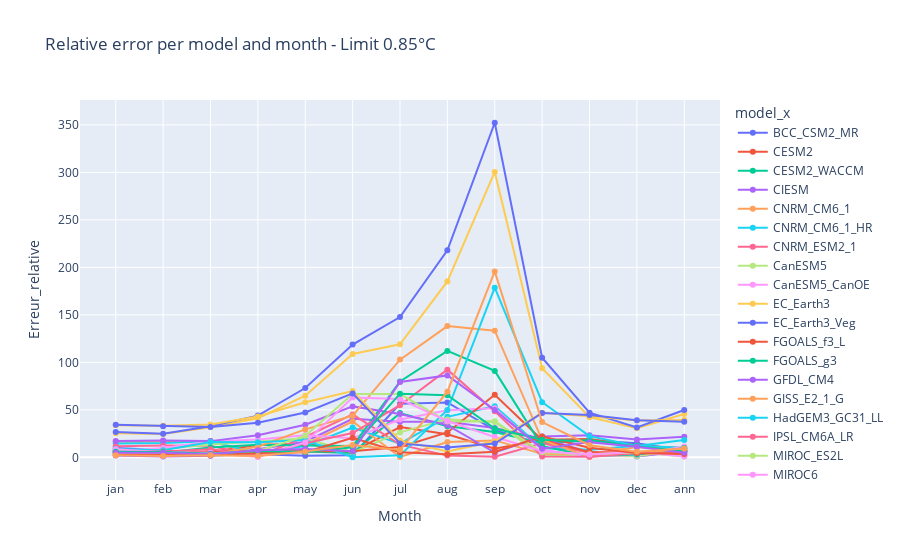

Write notebook code for a chart like this one.
### Markdown cell above
### Visualisation sous forme de courbe

### Code cell
fig = px.line(
    snow_warming_avec_erreur[snow_warming_avec_erreur['model_x'] != 'Reference'],
    x='Month', y='Erreur_relative', color='model_x', markers=True, title="Relative error per model and month - Limit 0.85°C")
fig.show()

### Figure 1 — Plotly figure (JSON) as saved in the notebook; plotly's stock layout.template omitted (floating-point values rounded to 4 significant figures)
{"data": [{"hovertemplate": "model_x=BCC_CSM2_MR<br>Month=%{x}<br>Erreur_relative=%{y}<extra></extra>", "legendgroup": "BCC_CSM2_MR", "line": {"color": "#636efa", "dash": "solid"}, "marker": {"symbol": "circle"}, "mode": "lines+markers", "name": "BCC_CSM2_MR", "orientation": "v", "showlegend": true, "type": "scatter", "x": ["jan", "feb", "mar", "apr", "may", "jun", "jul", "aug", "sep", "oct", "nov", "dec", "ann"], "xaxis": "x", "y": [9.955, 7.823, 1.989, 3.186, 1.55, 2.309, 56.37, 57.82, 28.67, 13.94, 17.97, 14.76, 6.975], "yaxis": "y"}, {"hovertemplate": "model_x=CESM2<br>Month=%{x}<br>Erreur_relative=%{y}<extra></extra>", "legendgroup": "CESM2", "line": {"color": "#EF553B", "dash": "solid"}, "marker": {"symbol": "circle"}, "mode": "lines+markers", "name": "CESM2", "orientation": "v", "showlegend": true, "type": "scatter", "x": ["jan", "feb", "mar", "apr", "may", "jun", "jul", "aug", "sep", "oct", "nov", "dec", "ann"], "xaxis": "x", "y": [6.493, 6.079, 5.542, 13.03, 14.65, 5.944, 31.81, 24.31, 9.002, 18.4, 19.3, 12.59, 9.678], "yaxis": "y"}, {"hovertemplate": "model_x=CESM2_WACCM<br>Month=%{x}<br>Erreur_relative=%{y}<extra></extra>", "legendgroup": "CESM2_WACCM", "line": {"color": "#00cc96", "dash": "solid"}, "marker": {"symbol": "circle"}, "mode": "lines+markers", "name": "CESM2_WACCM", "orientation": "v", "showlegend": true, "type": "scatter", "x": ["jan", "feb", "mar", "apr", "may", "jun", "jul", "aug", "sep", "oct", "nov", "dec", "ann"], "xaxis": "x", "y": [6.639, 5.566, 4.019, 7.137, 6.238, 4.475, 46.56, 32.83, 26.69, 14.97, 18.27, 11.9, 7.045], "yaxis": "y"}, {"hovertemplate": "model_x=CIESM<br>Month=%{x}<br>Erreur_relative=%{y}<extra></extra>", "legendgroup": "CIESM", "line": {"color": "#ab63fa", "dash": "solid"}, "marker": {"symbol": "circle"}, "mode": "lines+markers", "name": "CIESM", "orientation": "v", "showlegend": true, "type": "scatter", "x": ["jan", "feb", "mar", "apr", "may", "jun", "jul", "aug", "sep", "oct", "nov", "dec", "ann"], "xaxis": "x", "y": [1.951, 0.978, 1.774, 8.635, 16.5, 40.58, 37.54, 37.38, 30.96, 19.51, 5.704, 0.8811, 6.332], "yaxis": "y"}, {"hovertemplate": "model_x=CNRM_CM6_1<br>Month=%{x}<br>Erreur_relative=%{y}<extra></extra>", "legendgroup": "CNRM_CM6_1", "line": {"color": "#FFA15A", "dash": "solid"}, "marker": {"symbol": "circle"}, "mode": "lines+markers", "name": "CNRM_CM6_1", "orientation": "v", "showlegend": true, "type": "scatter", "x": ["jan", "feb", "mar", "apr", "may", "jun", "jul", "aug", "sep", "oct", "nov", "dec", "ann"], "xaxis": "x", "y": [16.53, 17.22, 17.26, 2.348, 13.54, 37.7, 0.3673, 16.04, 17.84, 3.683, 3.239, 10.8, 7.979], "yaxis": "y"}, {"hovertemplate": "model_x=CNRM_CM6_1_HR<br>Month=%{x}<br>Erreur_relative=%{y}<extra></extra>", "legendgroup": "CNRM_CM6_1_HR", "line": {"color": "#19d3f3", "dash": "solid"}, "marker": {"symbol": "circle"}, "mode": "lines+markers", "name": "CNRM_CM6_1_HR", "orientation": "v", "showlegend": true, "type": "scatter", "x": ["jan", "feb", "mar", "apr", "may", "jun", "jul", "aug", "sep", "oct", "nov", "dec", "ann"], "xaxis": "x", "y": [14.58, 15.08, 16.98, 4.319, 12.03, 31.44, 14.33, 42.67, 53.86, 9.471, 8.016, 12.12, 10.18], "yaxis": "y"}, {"hovertemplate": "model_x=CNRM_ESM2_1<br>Month=%{x}<br>Erreur_relative=%{y}<extra></extra>", "legendgroup": "CNRM_ESM2_1", "line": {"color": "#FF6692", "dash": "solid"}, "marker": {"symbol": "circle"}, "mode": "lines+markers", "name": "CNRM_ESM2_1", "orientation": "v", "showlegend": true, "type": "scatter", "x": ["jan", "feb", "mar", "apr", "may", "jun", "jul", "aug", "sep", "oct", "nov", "dec", "ann"], "xaxis": "x", "y": [11.58, 12.35, 12.09, 0.935, 21.44, 45.19, 13.34, 1.832, 0.6446, 14.83, 4.895, 5.771, 1.807], "yaxis": "y"}, {"hovertemplate": "model_x=CanESM5<br>Month=%{x}<br>Erreur_relative=%{y}<extra></extra>", "legendgroup": "CanESM5", "line": {"color": "#B6E880", "dash": "solid"}, "marker": {"symbol": "circle"}, "mode": "lines+markers", "name": "CanESM5", "orientation": "v", "showlegend": true, "type": "scatter", "x": ["jan", "feb", "mar", "apr", "may", "jun", "jul", "aug", "sep", "oct", "nov", "dec", "ann"], "xaxis": "x", "y": [5.565, 8.852, 13.43, 16.41, 20.01, 5.248, 26.27, 39.97, 37.29, 1.57, 1.123, 1.213, 8.348], "yaxis": "y"}, {"hovertemplate": "model_x=CanESM5_CanOE<br>Month=%{x}<br>Erreur_relative=%{y}<extra></extra>", "legendgroup": "CanESM5_CanOE", "line": {"color": "#FF97FF", "dash": "solid"}, "marker": {"symbol": "circle"}, "mode": "lines+markers", "name": "CanESM5_CanOE", "orientation": "v", "showlegend": true, "type": "scatter", "x": ["jan", "feb", "mar", "apr", "may", "jun", "jul", "aug", "sep", "oct", "nov", "dec", "ann"], "xaxis": "x", "y": [6.67, 9.796, 16.64, 18.68, 23.2, 20.07, 39.79, 49.64, 51.77, 7.89, 0.9029, 2.447, 11.38], "yaxis": "y"}, {"hovertemplate": "model_x=EC_Earth3<br>Month=%{x}<br>Erreur_relative=%{y}<extra></extra>", "legendgroup": "EC_Earth3", "line": {"color": "#FECB52", "dash": "solid"}, "marker": {"symbol": "circle"}, "mode": "lines+markers", "name": "EC_Earth3", "orientation": "v", "showlegend": true, "type": "scatter", "x": ["jan", "feb", "mar", "apr", "may", "jun", "jul", "aug", "sep", "oct", "nov", "dec", "ann"], "xaxis": "x", "y": [25.45, 24.46, 31.8, 41.18, 64.83, 108.8, 119.0, 185.2, 300.5, 93.84, 42.3, 30.64, 45.68], "yaxis": "y"}, {"hovertemplate": "model_x=EC_Earth3_Veg<br>Month=%{x}<br>Erreur_relative=%{y}<extra></extra>", "legendgroup": "EC_Earth3_Veg", "line": {"color": "#636efa", "dash": "solid"}, "marker": {"symbol": "circle"}, "mode": "lines+markers", "name": "EC_Earth3_Veg", "orientation": "v", "showlegend": true, "type": "scatter", "x": ["jan", "feb", "mar", "apr", "may", "jun", "jul", "aug", "sep", "oct", "nov", "dec", "ann"], "xaxis": "x", "y": [26.7, 24.89, 32.72, 43.95, 72.97, 118.7, 147.8, 218.1, 352.3, 104.9, 46.98, 31.55, 49.79], "yaxis": "y"}, {"hovertemplate": "model_x=FGOALS_f3_L<br>Month=%{x}<br>Erreur_relative=%{y}<extra></extra>", "legendgroup": "FGOALS_f3_L", "line": {"color": "#EF553B", "dash": "solid"}, "marker": {"symbol": "circle"}, "mode": "lines+markers", "name": "FGOALS_f3_L", "orientation": "v", "showlegend": true, "type": "scatter", "x": ["jan", "feb", "mar", "apr", "may", "jun", "jul", "aug", "sep", "oct", "nov", "dec", "ann"], "xaxis": "x", "y": [4.572, 2.334, 6.357, 6.582, 6.651, 6.538, 10.98, 26.25, 65.95, 18.29, 5.703, 3.899, 6.423], "yaxis": "y"}, {"hovertemplate": "model_x=FGOALS_g3<br>Month=%{x}<br>Erreur_relative=%{y}<extra></extra>", "legendgroup": "FGOALS_g3", "line": {"color": "#00cc96", "dash": "solid"}, "marker": {"symbol": "circle"}, "mode": "lines+markers", "name": "FGOALS_g3", "orientation": "v", "showlegend": true, "type": "scatter", "x": ["jan", "feb", "mar", "apr", "may", "jun", "jul", "aug", "sep", "oct", "nov", "dec", "ann"], "xaxis": "x", "y": [4.514, 4.908, 10.36, 13.15, 12.42, 11.85, 79.93, 112.0, 91.01, 11.82, 1.512, 3.009, 9.756], "yaxis": "y"}, {"hovertemplate": "model_x=GFDL_CM4<br>Month=%{x}<br>Erreur_relative=%{y}<extra></extra>", "legendgroup": "GFDL_CM4", "line": {"color": "#ab63fa", "dash": "solid"}, "marker": {"symbol": "circle"}, "mode": "lines+markers", "name": "GFDL_CM4", "orientation": "v", "showlegend": true, "type": "scatter", "x": ["jan", "feb", "mar", "apr", "may", "jun", "jul", "aug", "sep", "oct", "nov", "dec", "ann"], "xaxis": "x", "y": [17.18, 17.63, 17.08, 23.2, 34.32, 53.63, 45.58, 33.91, 5.083, 21.97, 23.39, 18.88, 21.56], "yaxis": "y"}, {"hovertemplate": "model_x=GISS_E2_1_G<br>Month=%{x}<br>Erreur_relative=%{y}<extra></extra>", "legendgroup": "GISS_E2_1_G", "line": {"color": "#FFA15A", "dash": "solid"}, "marker": {"symbol": "circle"}, "mode": "lines+markers", "name": "GISS_E2_1_G", "orientation": "v", "showlegend": true, "type": "scatter", "x": ["jan", "feb", "mar", "apr", "may", "jun", "jul", "aug", "sep", "oct", "nov", "dec", "ann"], "xaxis": "x", "y": [4.41, 4.31, 3.138, 11.17, 29.42, 43.81, 102.9, 138.2, 133.4, 18.2, 0.3436, 5.588, 7.735], "yaxis": "y"}, {"hovertemplate": "model_x=HadGEM3_GC31_LL<br>Month=%{x}<br>Erreur_relative=%{y}<extra></extra>", "legendgroup": "HadGEM3_GC31_LL", "line": {"color": "#19d3f3", "dash": "solid"}, "marker": {"symbol": "circle"}, "mode": "lines+markers", "name": "HadGEM3_GC31_LL", "orientation": "v", "showlegend": true, "type": "scatter", "x": ["jan", "feb", "mar", "apr", "may", "jun", "jul", "aug", "sep", "oct", "nov", "dec", "ann"], "xaxis": "x", "y": [8.782, 7.435, 16.07, 15.77, 18.18, 0.09294, 2.093, 49.83, 178.6, 58.04, 22.29, 11.85, 18.17], "yaxis": "y"}, {"hovertemplate": "model_x=IPSL_CM6A_LR<br>Month=%{x}<br>Erreur_relative=%{y}<extra></extra>", "legendgroup": "IPSL_CM6A_LR", "line": {"color": "#FF6692", "dash": "solid"}, "marker": {"symbol": "circle"}, "mode": "lines+markers", "name": "IPSL_CM6A_LR", "orientation": "v", "showlegend": true, "type": "scatter", "x": ["jan", "feb", "mar", "apr", "may", "jun", "jul", "aug", "sep", "oct", "nov", "dec", "ann"], "xaxis": "x", "y": [7.069, 6.075, 8.436, 1.659, 14.77, 25.62, 54.88, 92.36, 48.45, 0.9847, 0.5674, 4.418, 4.311], "yaxis": "y"}, {"hovertemplate": "model_x=MIROC_ES2L<br>Month=%{x}<br>Erreur_relative=%{y}<extra></extra>", "legendgroup": "MIROC_ES2L", "line": {"color": "#B6E880", "dash": "solid"}, "marker": {"symbol": "circle"}, "mode": "lines+markers", "name": "MIROC_ES2L", "orientation": "v", "showlegend": true, "type": "scatter", "x": ["jan", "feb", "mar", "apr", "may", "jun", "jul", "aug", "sep", "oct", "nov", "dec", "ann"], "xaxis": "x", "y": [6.838, 4.808, 3.905, 6.673, 22.61, 66.73, 66.63, 37.83, 37.96, 5.318, 3.204, 5.41, 0.8053], "yaxis": "y"}, {"hovertemplate": "model_x=MIROC6<br>Month=%{x}<br>Erreur_relative=%{y}<extra></extra>", "legendgroup": "MIROC6", "line": {"color": "#FF97FF", "dash": "solid"}, "marker": {"symbol": "circle"}, "mode": "lines+markers", "name": "MIROC6", "orientation": "v", "showlegend": true, "type": "scatter", "x": ["jan", "feb", "mar", "apr", "may", "jun", "jul", "aug", "sep", "oct", "nov", "dec", "ann"], "xaxis": "x", "y": [8.585, 5.261, 4.913, 0.3635, 15.67, 62.93, 61.32, 38.21, 21.47, 6.528, 2.917, 5.798, 0.8247], "yaxis": "y"}, {"hovertemplate": "model_x=MPI_ESM1_2_HR<br>Month=%{x}<br>Erreur_relative=%{y}<extra></extra>", "legendgroup": "MPI_ESM1_2_HR", "line": {"color": "#FECB52", "dash": "solid"}, "marker": {"symbol": "circle"}, "mode": "lines+markers", "name": "MPI_ESM1_2_HR", "orientation": "v", "showlegend": true, "type": "scatter", "x": ["jan", "feb", "mar", "apr", "may", "jun", "jul", "aug", "sep", "oct", "nov", "dec", "ann"], "xaxis": "x", "y": [33.82, 33.29, 34.59, 42.96, 58.01, 69.77, 17.7, 6.144, 16.83, 46.92, 43.36, 38.79, 39.29], "yaxis": "y"}, {"hovertemplate": "model_x=MPI_ESM1_2_LR<br>Month=%{x}<br>Erreur_relative=%{y}<extra></extra>", "legendgroup": "MPI_ESM1_2_LR", "line": {"color": "#636efa", "dash": "solid"}, "marker": {"symbol": "circle"}, "mode": "lines+markers", "name": "MPI_ESM1_2_LR", "orientation": "v", "showlegend": true, "type": "scatter", "x": ["jan", "feb", "mar", "apr", "may", "jun", "jul", "aug", "sep", "oct", "nov", "dec", "ann"], "xaxis": "x", "y": [34.26, 32.81, 31.85, 36.41, 47.25, 67.31, 14.7, 10.36, 14.52, 46.8, 44.7, 38.97, 37.52], "yaxis": "y"}, {"hovertemplate": "model_x=MRI_ESM2_0<br>Month=%{x}<br>Erreur_relative=%{y}<extra></extra>", "legendgroup": "MRI_ESM2_0", "line": {"color": "#EF553B", "dash": "solid"}, "marker": {"symbol": "circle"}, "mode": "lines+markers", "name": "MRI_ESM2_0", "orientation": "v", "showlegend": true, "type": "scatter", "x": ["jan", "feb", "mar", "apr", "may", "jun", "jul", "aug", "sep", "oct", "nov", "dec", "ann"], "xaxis": "x", "y": [2.489, 2.479, 2.093, 4.592, 5.29, 20.65, 5.304, 3.34, 5.971, 21.94, 10.16, 4.641, 3.568], "yaxis": "y"}, {"hovertemplate": "model_x=NorESM2_LM<br>Month=%{x}<br>Erreur_relative=%{y}<extra></extra>", "legendgroup": "NorESM2_LM", "line": {"color": "#00cc96", "dash": "solid"}, "marker": {"symbol": "circle"}, "mode": "lines+markers", "name": "NorESM2_LM", "orientation": "v", "showlegend": true, "type": "scatter", "x": ["jan", "feb", "mar", "apr", "may", "jun", "jul", "aug", "sep", "oct", "nov", "dec", "ann"], "xaxis": "x", "y": [5.8, 5.693, 3.799, 6.558, 5.665, 10.67, 67.04, 65.5, 30.4, 18.62, 16.93, 11.62, 6.114], "yaxis": "y"}, {"hovertemplate": "model_x=NorESM2_MM<br>Month=%{x}<br>Erreur_relative=%{y}<extra></extra>", "legendgroup": "NorESM2_MM", "line": {"color": "#ab63fa", "dash": "solid"}, "marker": {"symbol": "circle"}, "mode": "lines+markers", "name": "NorESM2_MM", "orientation": "v", "showlegend": true, "type": "scatter", "x": ["jan", "feb", "mar", "apr", "may", "jun", "jul", "aug", "sep", "oct", "nov", "dec", "ann"], "xaxis": "x", "y": [4.926, 4.961, 3.204, 7.375, 8.671, 6.314, 79.43, 86.29, 49.9, 9.156, 16.02, 11.04, 4.874], "yaxis": "y"}, {"hovertemplate": "model_x=UKESM1_0_LL<br>Month=%{x}<br>Erreur_relative=%{y}<extra></extra>", "legendgroup": "UKESM1_0_LL", "line": {"color": "#FFA15A", "dash": "solid"}, "marker": {"symbol": "circle"}, "mode": "lines+markers", "name": "UKESM1_0_LL", "orientation": "v", "showlegend": true, "type": "scatter", "x": ["jan", "feb", "mar", "apr", "may", "jun", "jul", "aug", "sep", "oct", "nov", "dec", "ann"], "xaxis": "x", "y": [2.3, 1.28, 2.241, 1.54, 6.262, 12.95, 7.753, 69.16, 195.8, 37.16, 12.75, 6.005, 9.315], "yaxis": "y"}], "layout": {"legend": {"title": {"text": "model_x"}, "tracegroupgap": 0}, "title": {"text": "Relative error per model and month - Limit 0.85°C"}, "xaxis": {"anchor": "y", "domain": [0, 1], "title": {"text": "Month"}}, "yaxis": {"anchor": "x", "domain": [0, 1], "title": {"text": "Erreur_relative"}}}}
